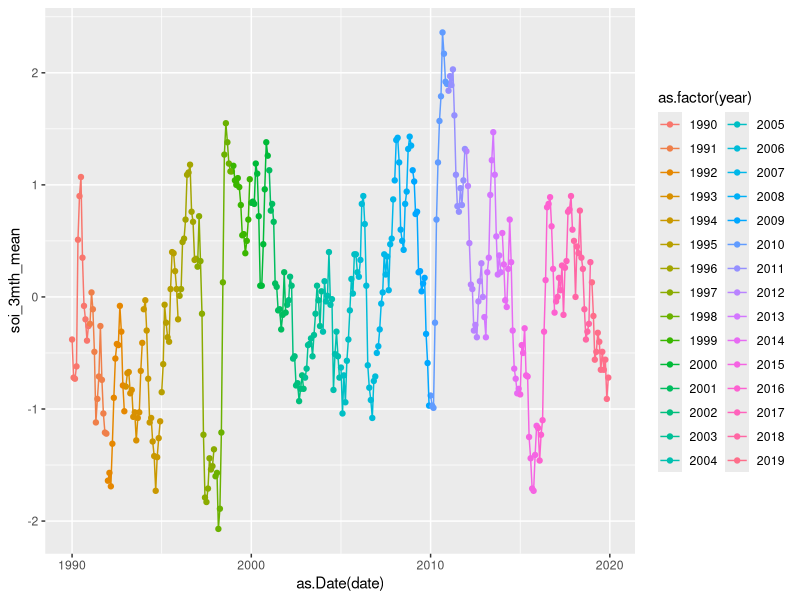
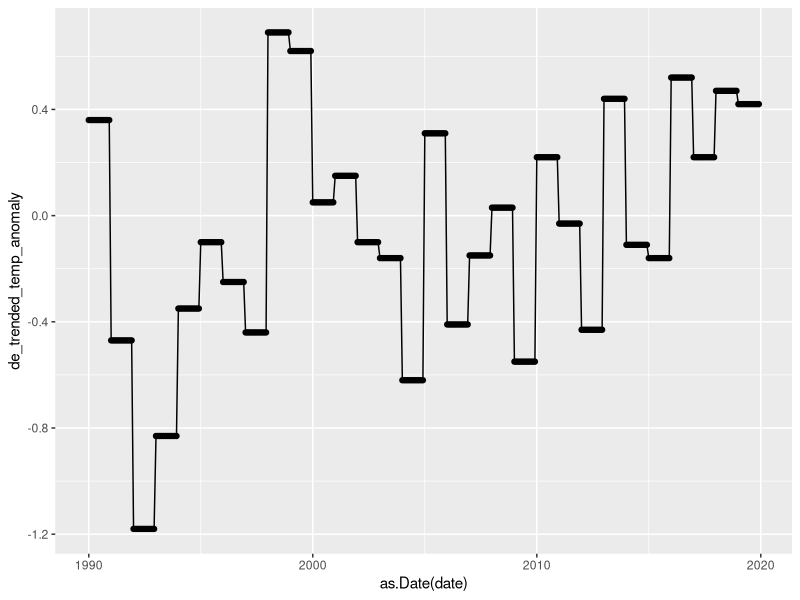

These charts were generated, in order, by the following R code: (Note: this script raises an error after producing the figures.)
# driver analysis for 90's data at Rotoehu
library(tidyverse)
library(lubridate)

# tli
tli <- read.csv('./data/processed_data/90s_data/tli_rotoehu.csv')

getDecade <- function(year) {
  year <- ifelse(year<2000, year-1900, year)
  decade <- floor(year/10) * 10
  return (decade)
}

################################################################################
# met
met <- read.csv('./data/processed_data/Rotoehu_met_summaries_1980_2022.csv')
### convert to hydroyear
yr_to_hydro_yr <- function(data){ # data = dataframe with 'date' column in as.POSIXct() format
  data$hydroyear <- data$date+(184*60*60*24)
  data$hydroyear <- format(data$hydroyear,"%Y")
  data$hydroyear <- as.numeric(data$hydroyear)
  data$hydroyear_label <- paste(data$hydroyear-1, data$hydroyear, sep = "-")
  return(data)
}
met$date <- paste0(met$year, "-", met$month, "-01")
met$date <- as.POSIXct(met$date)
met <- yr_to_hydro_yr(met)
met$decade <- getDecade(met$year)

# select most "important" met variables
met <- met %>% 
  select(year, hydroyear, month, decade, everything(), -hydroyear_label, -date)

met_long <- met %>% 
  filter(decade!='2020' & decade!='80') %>% 
  pivot_longer(air_temp_min:windspeed_max, names_to = 'variable', values_to = 'value')

df <- left_join(tli, met, by = c('hydroyear', 'month'))
df <- df %>% 
  select(date, hydroyear, hydroyear_label, month, decade, tli_annual, tli_monthly, everything(), -year)
################################################################################
# climate indices
soi <- read.csv('./data/raw_data/soi-rolling-average-1990-2022-and-temperature-anomaly-1990-2020.csv')
soi <- soi %>% 
  mutate(month = ifelse(month < 10, paste0("0", month), month))
soi$date <- paste0(soi$year, "-", soi$month, "-01")
soi$date <- ymd(soi$date)
soi$decade <- getDecade(soi$year)
soi <- soi %>% filter(decade!='2020' & decade!='80') 
soi$date <- as.POSIXct(soi$date)
soi <- yr_to_hydro_yr(soi)
soi$month <- as.integer(soi$month)

ggplot(soi, aes(x = as.Date(date), y = soi_3mth_mean, color = as.factor(year))) +
  geom_point() +
  geom_line()

ggplot(soi, aes(x = as.Date(date), y = de_trended_temp_anomaly)) +
  geom_point() +
  geom_line()

soi <- soi %>% select(-date)

a <- ggplot(soi, aes(x = as.factor(decade), y = soi_3mth_mean, fill = as.factor(decade))) +
  geom_boxplot() +
  theme_bw() +
  labs(fill = 'Decade') +
  xlab('Decade') +
  ylab('3 month mean SOI')

b <- ggplot(soi, aes(x = as.factor(decade), y = de_trended_temp_anomaly, fill = as.factor(decade))) +
  geom_boxplot() +
  theme_bw() +
  labs(fill = 'Decade') +
  xlab('Decade') +
  ylab('Detrended Temp Anomaly')

c <- ggplot(soi, aes(fill = soi_phase, x = as.factor(decade))) +
  geom_bar(position = 'dodge') +
  scale_fill_brewer(palette = 'Dark2') +
  ylab('Count (months)') +
  xlab('Decade') +
  labs(fill = 'Phase') +
  theme_bw()
ggarrange(a, b, c)

df <- left_join(df, soi, by = c('hydroyear', 'month', 'decade', 'hydroyear_label'))

#################################################################################
# temp and thermal stratification metrics
temp <- read.csv('./data/processed_data/90s_data/temp_metrics_rotoehu_90s.csv')
temp <- temp %>% 
  select(-X) %>% 
  mutate(month = month(date)) 
temp$date <- as.POSIXct(temp$date)
temp <- yr_to_hydro_yr(temp)
temp$month <- as.integer(temp$month)
temp <- temp %>% select(-date, -hydroyear_label) %>% 
  distinct(hydroyear, month, .keep_all = TRUE)

df <- left_join(df, temp, by = c('hydroyear', 'month'))

#################################################################################
# lake level
lvl <- read_excel('./data/raw_data/EDS-686238-HL143688-Entire Record.xlsx', skip = 5)
lvl <- na.omit(lvl)
colnames(lvl) <- c('date', 'end', 'avg_level_m')
lvl$avg_level_m <- as.numeric(lvl$avg_level_m)
lvl <- lvl %>% select(-end)
lvl$date <- as.POSIXct(lvl$date)
lvl <- yr_to_hydro_yr(lvl)
lvl$month <- month(lvl$date)
lvl <- lvl %>% select(-date)

df <- left_join(df, lvl, by = c('hydroyear', 'hydroyear_label', 'month'))

# land cover (only starts in 1996)?

#################################################################################
# bottom nutrients from Lake_Rotoehu
nuts <- read_excel('./data/raw_data/Rotoehu_1990_1999_PaulScholes.xlsx')
nuts$Date <- as.POSIXct(nuts$Date)
nuts <- nuts %>% 
  rename(date = Date,
         depth_m = DepthFrom) %>% 
  select(date, depth_m, Unit, Results) %>% 
  filter(depth_m > 6.75) 
nuts_long <- nuts %>% 
  pivot_wider(names_from = 'Unit', values_from = 'Results') %>% 
  select(date, depth_m, `DRP (mg/m3)`, `NH4-N (mg/m3)`) %>% 
  rename(DRP_mgm3 = `DRP (mg/m3)`,
         NH4_mgm3 = `NH4-N (mg/m3)`) %>% 
  mutate(month = month(date)) 
nuts_long <- yr_to_hydro_yr(nuts_long)
nuts_long <- nuts_long %>% 
  distinct(month, hydroyear, .keep_all = TRUE) %>% 
  select(-depth_m)

nuts_2000s <- read.csv("./data/processed_data/rotoehu_waterquality_2000_2021.csv")
nuts_2000s$date <- as.POSIXct(nuts_2000s$date)
nuts_2000s <- nuts_2000s %>% 
  select(date, bottom_DRP_ugL, bottom_NH4_ugL) %>% 
  mutate(month = month(date)) %>% 
  rename(DRP_mgm3 = bottom_DRP_ugL,
         NH4_mgm3 = bottom_NH4_ugL)
nuts_2000s <- yr_to_hydro_yr(nuts_2000s)

nuts_all <- rbind(nuts_long, nuts_2000s)
nuts_all <- na.omit(nuts_all)

ggplot(nuts_all, aes(x = as.Date(date), y = DRP_mgm3)) +
  geom_point()

nuts_all <- nuts_all %>% select(-date)

df <- left_join(df, nuts_all, by = c('hydroyear', 'hydroyear_label', 'month'))

#################################################################################
df <- df %>% 
  distinct(hydroyear, month, .keep_all = TRUE)
write.csv(df, './data/processed_data/90s_data/rotoehu_tli_drivers_1990_2021.csv', row.names = FALSE)


